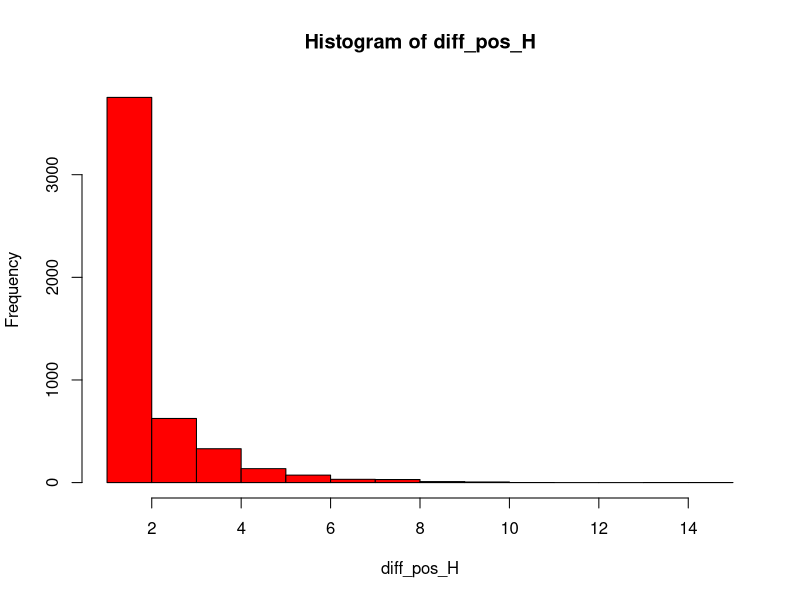

Write the R code that produced this figure.


# Coin toss - histo of distance between successsive heads

sample_data <- c("H", "T")
N <- 10000
data <- sample(sample_data,
               N,
               replace = TRUE)

# Head locations
pos_H <- which(data == "H")
diff_pos_H <- diff(pos_H)

# Table
cat("Count table \n\n")
table(diff_pos_H)
Sys.sleep(2)

#Histo
h <- hist(diff_pos_H, col = "red", breaks = 10)

#Histo details

cat("Histogram counts \n")
h$counts
cat("Histogram breaks \n")
h$breaks
cat("Histogram midpoints \n")
h$mids
cat("Histogram density \n")
h$density
